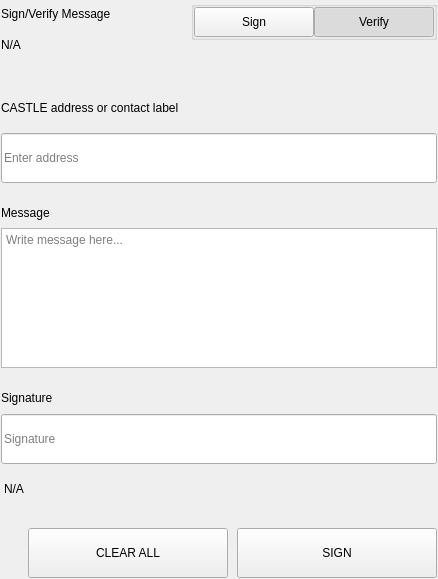
<?xml version="1.0" encoding="UTF-8"?>
<ui version="4.0">
 <class>SettingsSignMessageWidgets</class>
 <widget class="QWidget" name="SettingsSignMessageWidgets">
  <property name="geometry">
   <rect>
    <x>0</x>
    <y>0</y>
    <width>438</width>
    <height>579</height>
   </rect>
  </property>
  <property name="windowTitle">
   <string>Form</string>
  </property>
  <layout class="QVBoxLayout" name="verticalLayout">
   <property name="spacing">
    <number>0</number>
   </property>
   <property name="leftMargin">
    <number>0</number>
   </property>
   <property name="topMargin">
    <number>0</number>
   </property>
   <property name="rightMargin">
    <number>0</number>
   </property>
   <property name="bottomMargin">
    <number>0</number>
   </property>
   <item>
    <widget class="QWidget" name="left" native="true">
     <layout class="QVBoxLayout" name="verticalLayout_3">
      <property name="leftMargin">
       <number>0</number>
      </property>
      <property name="topMargin">
       <number>0</number>
      </property>
      <property name="rightMargin">
       <number>0</number>
      </property>
      <property name="bottomMargin">
       <number>0</number>
      </property>
      <item>
       <widget class="QWidget" name="container_sign" native="true">
        <layout class="QVBoxLayout" name="verticalLayout_2">
         <property name="spacing">
          <number>0</number>
         </property>
         <property name="leftMargin">
          <number>1</number>
         </property>
         <property name="topMargin">
          <number>1</number>
         </property>
         <property name="rightMargin">
          <number>1</number>
         </property>
         <property name="bottomMargin">
          <number>1</number>
         </property>
         <item>
          <layout class="QHBoxLayout" name="horizontalLayout_3" stretch="3,1">
           <property name="spacing">
            <number>40</number>
           </property>
           <item>
            <layout class="QVBoxLayout" name="verticalLayoutTitle">
             <property name="spacing">
              <number>5</number>
             </property>
             <item>
              <widget class="QLabel" name="labelTitle">
               <property name="text">
                <string>Sign/Verify Message</string>
               </property>
              </widget>
             </item>
             <item>
              <widget class="QLabel" name="labelSubtitle1">
               <property name="text">
                <string notr="true">N/A</string>
               </property>
               <property name="wordWrap">
                <bool>true</bool>
               </property>
              </widget>
             </item>
            </layout>
           </item>
           <item alignment="Qt::AlignRight|Qt::AlignTop">
            <widget class="QWidget" name="containerSwitch" native="true">
             <property name="styleSheet">
              <string notr="true">#containerSwitch{
	padding-top:9px;
}</string>
             </property>
             <layout class="QVBoxLayout" name="verticalLayout_6">
              <property name="spacing">
               <number>4</number>
              </property>
              <property name="leftMargin">
               <number>0</number>
              </property>
              <property name="topMargin">
               <number>0</number>
              </property>
              <property name="rightMargin">
               <number>0</number>
              </property>
              <property name="bottomMargin">
               <number>0</number>
              </property>
              <item alignment="Qt::AlignRight">
               <widget class="QGroupBox" name="groupBox">
                <property name="sizePolicy">
                 <sizepolicy hsizetype="Fixed" vsizetype="Preferred">
                  <horstretch>0</horstretch>
                  <verstretch>0</verstretch>
                 </sizepolicy>
                </property>
                <property name="title">
                 <string/>
                </property>
                <property name="alignment">
                 <set>Qt::AlignRight|Qt::AlignTop|Qt::AlignTrailing</set>
                </property>
                <layout class="QHBoxLayout" name="horizontalLayout_4">
                 <property name="spacing">
                  <number>0</number>
                 </property>
                 <property name="leftMargin">
                  <number>0</number>
                 </property>
                 <property name="topMargin">
                  <number>0</number>
                 </property>
                 <property name="rightMargin">
                  <number>0</number>
                 </property>
                 <property name="bottomMargin">
                  <number>0</number>
                 </property>
                 <item>
                  <widget class="QPushButton" name="pushSign">
                   <property name="minimumSize">
                    <size>
                     <width>120</width>
                     <height>30</height>
                    </size>
                   </property>
                   <property name="maximumSize">
                    <size>
                     <width>120</width>
                     <height>30</height>
                    </size>
                   </property>
                   <property name="focusPolicy">
                    <enum>Qt::NoFocus</enum>
                   </property>
                   <property name="text">
                    <string>Sign</string>
                   </property>
                   <property name="checkable">
                    <bool>true</bool>
                   </property>
                   <property name="autoExclusive">
                    <bool>true</bool>
                   </property>
                  </widget>
                 </item>
                 <item>
                  <widget class="QPushButton" name="pushVerify">
                   <property name="minimumSize">
                    <size>
                     <width>120</width>
                     <height>30</height>
                    </size>
                   </property>
                   <property name="maximumSize">
                    <size>
                     <width>120</width>
                     <height>30</height>
                    </size>
                   </property>
                   <property name="focusPolicy">
                    <enum>Qt::NoFocus</enum>
                   </property>
                   <property name="text">
                    <string>Verify</string>
                   </property>
                   <property name="checkable">
                    <bool>true</bool>
                   </property>
                   <property name="checked">
                    <bool>true</bool>
                   </property>
                   <property name="autoExclusive">
                    <bool>true</bool>
                   </property>
                  </widget>
                 </item>
                </layout>
               </widget>
              </item>
              <item alignment="Qt::AlignHCenter|Qt::AlignTop">
               <widget class="QLabel" name="labelSubtitleSwitch">
                <property name="text">
                 <string/>
                </property>
                <property name="alignment">
                 <set>Qt::AlignRight|Qt::AlignTrailing|Qt::AlignVCenter</set>
                </property>
               </widget>
              </item>
             </layout>
            </widget>
           </item>
          </layout>
         </item>
         <item>
          <spacer name="verticalSpacer_2">
           <property name="orientation">
            <enum>Qt::Vertical</enum>
           </property>
           <property name="sizeType">
            <enum>QSizePolicy::Fixed</enum>
           </property>
           <property name="sizeHint" stdset="0">
            <size>
             <width>20</width>
             <height>40</height>
            </size>
           </property>
          </spacer>
         </item>
         <item>
          <widget class="QWidget" name="containerAddress" native="true">
           <property name="sizePolicy">
            <sizepolicy hsizetype="Preferred" vsizetype="Fixed">
             <horstretch>0</horstretch>
             <verstretch>0</verstretch>
            </sizepolicy>
           </property>
           <layout class="QVBoxLayout" name="verticalLayout_5" stretch="0,0">
            <property name="spacing">
             <number>15</number>
            </property>
            <property name="leftMargin">
             <number>0</number>
            </property>
            <property name="topMargin">
             <number>0</number>
            </property>
            <property name="rightMargin">
             <number>0</number>
            </property>
            <property name="bottomMargin">
             <number>0</number>
            </property>
            <item>
             <widget class="QLabel" name="labelSubtitleAddress">
              <property name="minimumSize">
               <size>
                <width>0</width>
                <height>20</height>
               </size>
              </property>
              <property name="maximumSize">
               <size>
                <width>16777215</width>
                <height>20</height>
               </size>
              </property>
              <property name="text">
               <string>CASTLE address or contact label</string>
              </property>
             </widget>
            </item>
            <item>
             <widget class="QLineEdit" name="addressIn_SM">
              <property name="minimumSize">
               <size>
                <width>0</width>
                <height>50</height>
               </size>
              </property>
              <property name="maximumSize">
               <size>
                <width>16777215</width>
                <height>50</height>
               </size>
              </property>
              <property name="placeholderText">
               <string>Enter address</string>
              </property>
             </widget>
            </item>
           </layout>
          </widget>
         </item>
         <item>
          <spacer name="verticalSpacer_3">
           <property name="orientation">
            <enum>Qt::Vertical</enum>
           </property>
           <property name="sizeType">
            <enum>QSizePolicy::Fixed</enum>
           </property>
           <property name="sizeHint" stdset="0">
            <size>
             <width>20</width>
             <height>20</height>
            </size>
           </property>
          </spacer>
         </item>
         <item>
          <layout class="QVBoxLayout" name="verticalLayout_9">
           <property name="spacing">
            <number>5</number>
           </property>
           <item>
            <widget class="QLabel" name="labelSubtitleMessage">
             <property name="minimumSize">
              <size>
               <width>0</width>
               <height>20</height>
              </size>
             </property>
             <property name="maximumSize">
              <size>
               <width>16777215</width>
               <height>20</height>
              </size>
             </property>
             <property name="text">
              <string>Message</string>
             </property>
            </widget>
           </item>
           <item>
            <widget class="QPlainTextEdit" name="messageIn_SM">
             <property name="minimumSize">
              <size>
               <width>0</width>
               <height>140</height>
              </size>
             </property>
             <property name="maximumSize">
              <size>
               <width>16777215</width>
               <height>140</height>
              </size>
             </property>
             <property name="placeholderText">
              <string>Write message here...</string>
             </property>
            </widget>
           </item>
          </layout>
         </item>
         <item>
          <spacer name="verticalSpacer_4">
           <property name="orientation">
            <enum>Qt::Vertical</enum>
           </property>
           <property name="sizeType">
            <enum>QSizePolicy::Fixed</enum>
           </property>
           <property name="sizeHint" stdset="0">
            <size>
             <width>20</width>
             <height>20</height>
            </size>
           </property>
          </spacer>
         </item>
         <item>
          <widget class="QWidget" name="widget" native="true">
           <property name="minimumSize">
            <size>
             <width>0</width>
             <height>75</height>
            </size>
           </property>
           <property name="maximumSize">
            <size>
             <width>16777215</width>
             <height>16777215</height>
            </size>
           </property>
           <layout class="QVBoxLayout" name="verticalLayout_4">
            <property name="leftMargin">
             <number>0</number>
            </property>
            <property name="topMargin">
             <number>0</number>
            </property>
            <property name="rightMargin">
             <number>0</number>
            </property>
            <property name="bottomMargin">
             <number>0</number>
            </property>
            <item>
             <widget class="QLabel" name="labelSubtitleSignature">
              <property name="minimumSize">
               <size>
                <width>0</width>
                <height>20</height>
               </size>
              </property>
              <property name="maximumSize">
               <size>
                <width>16777215</width>
                <height>20</height>
               </size>
              </property>
              <property name="text">
               <string>Signature</string>
              </property>
             </widget>
            </item>
            <item>
             <widget class="QLineEdit" name="signatureOut_SM">
              <property name="minimumSize">
               <size>
                <width>0</width>
                <height>50</height>
               </size>
              </property>
              <property name="placeholderText">
               <string>Signature</string>
              </property>
             </widget>
            </item>
           </layout>
          </widget>
         </item>
         <item>
          <widget class="QLabel" name="statusLabel_SM">
           <property name="styleSheet">
            <string notr="true">padding-top:5px;</string>
           </property>
           <property name="text">
            <string notr="true">N/A</string>
           </property>
          </widget>
         </item>
         <item>
          <spacer name="verticalSpacer">
           <property name="orientation">
            <enum>Qt::Vertical</enum>
           </property>
           <property name="sizeType">
            <enum>QSizePolicy::Fixed</enum>
           </property>
           <property name="sizeHint" stdset="0">
            <size>
             <width>20</width>
             <height>20</height>
            </size>
           </property>
          </spacer>
         </item>
         <item>
          <layout class="QHBoxLayout" name="horizontalLayout_7">
           <property name="spacing">
            <number>9</number>
           </property>
           <item>
            <spacer name="horizontalSpacer_5">
             <property name="orientation">
              <enum>Qt::Horizontal</enum>
             </property>
             <property name="sizeType">
              <enum>QSizePolicy::Expanding</enum>
             </property>
             <property name="sizeHint" stdset="0">
              <size>
               <width>40</width>
               <height>20</height>
              </size>
             </property>
            </spacer>
           </item>
           <item>
            <widget class="QPushButton" name="pushButtonClear">
             <property name="minimumSize">
              <size>
               <width>200</width>
               <height>50</height>
              </size>
             </property>
             <property name="focusPolicy">
              <enum>Qt::NoFocus</enum>
             </property>
             <property name="text">
              <string>CLEAR ALL</string>
             </property>
            </widget>
           </item>
           <item>
            <widget class="QPushButton" name="pushButtonSave">
             <property name="minimumSize">
              <size>
               <width>200</width>
               <height>50</height>
              </size>
             </property>
             <property name="maximumSize">
              <size>
               <width>200</width>
               <height>50</height>
              </size>
             </property>
             <property name="focusPolicy">
              <enum>Qt::NoFocus</enum>
             </property>
             <property name="text">
              <string>SIGN</string>
             </property>
            </widget>
           </item>
          </layout>
         </item>
        </layout>
       </widget>
      </item>
     </layout>
    </widget>
   </item>
  </layout>
 </widget>
 <resources/>
 <connections/>
</ui>
